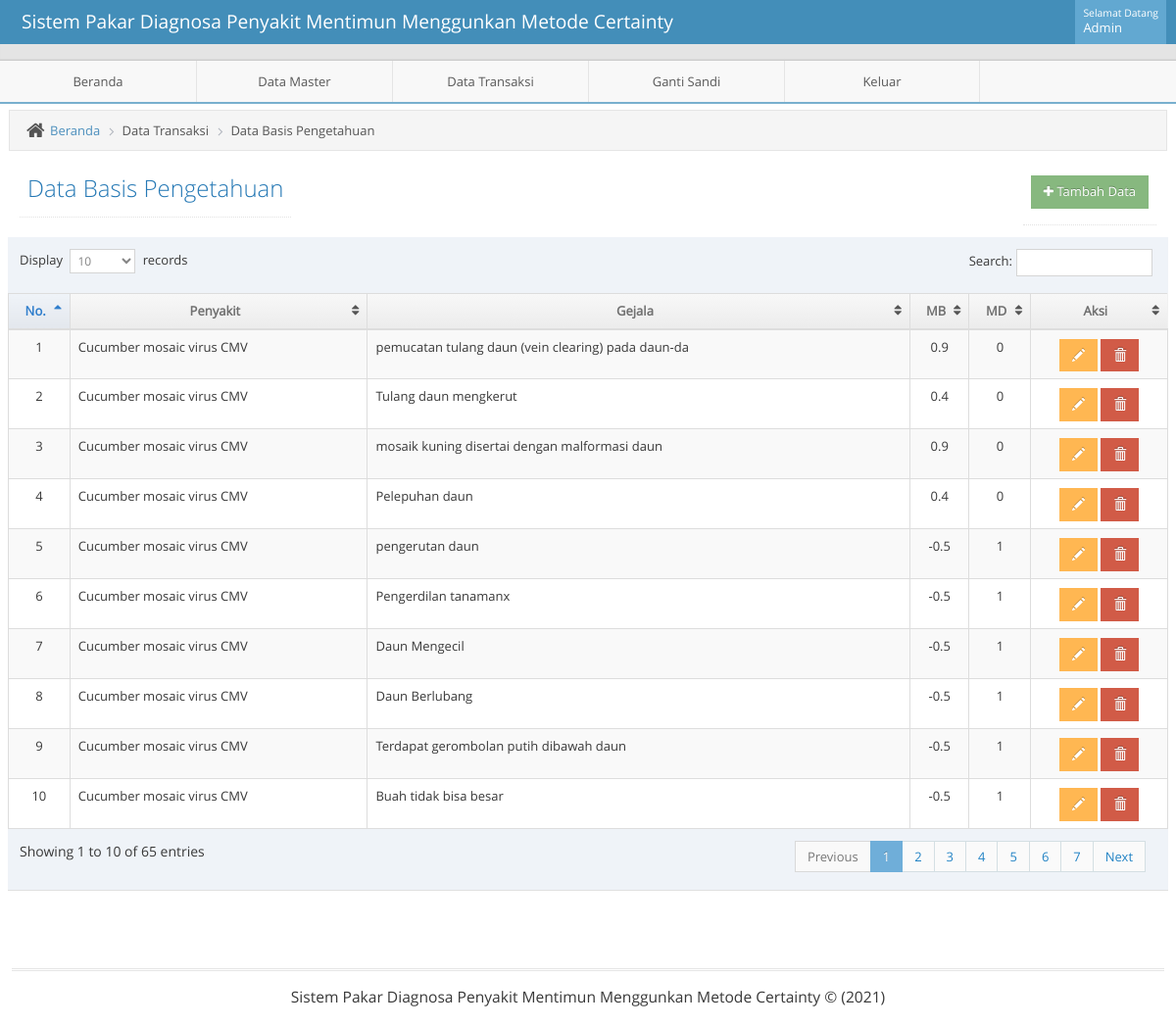
The page /admin/adminmainapp.php?unit=dbp_unit&act=datagrid (signed in) on the database its author committed.
### tables this page shows
CREATE TABLE `t_diagnosa` (
  `kd_diagnosa` int(11) NOT NULL,
  `mb` float NOT NULL,
  `md` float NOT NULL,
  `kode_penyakit` int(11) NOT NULL,
  `kode_gejala` int(11) NOT NULL
);

CREATE TABLE `t_penyakit` (
  `kode_penyakit` int(11) NOT NULL,
  `nm_penyakit` varchar(50) NOT NULL,
  `penanganan` text NOT NULL,
  `kd_penyakit` varchar(11) NOT NULL
);

CREATE TABLE `t_gejala` (
  `kode_gejala` int(11) NOT NULL,
  `nm_gejala` varchar(50) NOT NULL,
  `kd_gejala` varchar(11) NOT NULL
);

### admin/unit/dbp_unit.php (the view, shortened to what this page needs)
<?php
$act = $_GET['act'];
switch($act){
    case "datagrid":
        ?>
<?php
include("../admin/leftbar.php");
?>
			<div class="main-content">
				<div class="main-content-inner">
					<div class="breadcrumbs ace-save-state" id="breadcrumbs">
						<ul class="breadcrumb">
							<li>
								<i class="ace-icon fa fa-home home-icon"></i>
								<a href="adminmainapp.php?unit=dashboard">Beranda</a>
							</li>
              <li>Data Transaksi</li>
							<li>Data Basis Pengetahuan</li>
						</ul>
					</div>
					<div class="page-content">
						<div class="page-header pull-left">
							<h1>Data Basis Pengetahuan</h1>
						</div>
						<div class="page-header pull-right">
							<h1>
								<a href="?unit=dbp_unit&act=input">
              		<button class="btn btn-sm btn-success"><i class="fa fa-plus"></i> Tambah Data</button>
            		</a>
							</h1>
						</div>
						<div class="row">
							<div class="col-xs-12">
								<div class="row">
                  <div class="box box-primary">
                    <div class="box-body table-responsive padding">
                      <table id="datatable" class="table table-striped table-bordered table-hover">
                        <thead>
                          <tr>
                            <th style="text-align: center">No.</th>
                            <th style="text-align: center">Penyakit</th>
                            <th style="text-align: center">Gejala</th>
                            <th style="text-align: center">MB</th>
                            <th style="text-align: center">MD</th>
                            <th style="text-align: center">Aksi</th>
                          </tr>
                        </thead>
                        <tbody>
                         <?php $no=1;
                          $qdatagrid ="  SELECT
                           t_diagnosa.kd_diagnosa, t_diagnosa.mb, t_diagnosa.md,
						   t_penyakit.kode_penyakit, t_penyakit.nm_penyakit,
						   t_gejala.kode_gejala, t_gejala.nm_gejala
                            FROM
                                t_diagnosa
                                    JOIN t_penyakit ON t_diagnosa.kode_penyakit = t_penyakit.kode_penyakit
									JOIN t_gejala ON t_diagnosa.kode_gejala = t_gejala.kode_gejala";
                            $rdatagrid = mysqli_query($mysqli, $qdatagrid);
                            while($ddatagrid=mysqli_fetch_assoc($rdatagrid)) {
                                echo "
                                <tr>
                                     <td style= text-align:center>$no</td>
                                     <td style= text-align:left>$ddatagrid[nm_penyakit]</td>
                                     <td style= text-align:left>$ddatagrid[nm_gejala]</td>
                                     <td style= text-align:center>$ddatagrid[mb]</td>
                                     <td style= text-align:center>$ddatagrid[md]</td>
                                     <td style=text-align:center>
                                         <a href=?unit=dbp_unit&act=update&kd_diagnosa=$ddatagrid[kd_diagnosa] class='btn btn-sm btn-warning glyphicon glyphicon-pencil' ></a>
                                         <a href=?unit=dbp_unit&act=delete&kd_diagnosa=$ddatagrid[kd_diagnosa] class='btn btn-sm btn-danger glyphicon glyphicon-trash' onclick='return confirm(\"Yakin Akan Menghapus Data?\")'></a>
                                     </td>
                                </tr>
                                ";
                                $no++;
                             }
                             ?>
                        </tbody>
                      </table>
                    </div>
                  </div>
								</div>
							</div>
						</div>
					</div>
				</div>
			</div>
		<?php
            include("../admin/footer.php");
            ?>
	</body>
</html>
 <?php
        break;
            ?>
  <?php
}

### admin/head.php (shortened to what this page needs)
<?php error_reporting(0);
$page=$_REQUEST['unit'];
$open='class="active open"';
?>
<!DOCTYPE html>
<html lang="en">
    <head>
        <link rel="stylesheet" href="../css/backend/css/bootstrap.min.css" />
        <link rel="stylesheet" href="../css/backend/font-awesome/4.5.0/css/font-awesome.min.css" />
		<link rel="stylesheet" href="../css/backend/css/font-awesome.min.css" />
        <link rel="stylesheet" href="../css/backend/css/ace.min.css" class="ace-main-stylesheet" id="main-ace-style" />
        <link rel="stylesheet" href="../css/backend/css/ace-skins.min.css" />
        <link rel="stylesheet" href="../css/backend/css/ace-rtl.min.css" />
		<link rel='stylesheet prefetch' href='../css/tentang/style.css'>
    </head>

### admin/navbar.php (shortened to what this page needs)
<body class="no-skin">
        <div id="navbar" class="navbar navbar-default ace-save-state">
            <div class="navbar-container ace-save-state" id="navbar-container">
            <div class="navbar-header pull-left">
                <a href="adminmainapp.php?unit=dashboard" class="navbar-brand"><small>Sistem Pakar Diagnosa Penyakit Mentimun Menggunkan Metode Certainty </small></a>
            </div>
            <div class="navbar-buttons navbar-header pull-right" role="navigation">
              <ul class="nav ace-nav">
                <li class="light-blue dropdown-modal">
                  <a data-toggle="dropdown" href="#" class="dropdown-toggle">
                    <span class="user-info"><small>Selamat Datang</small>Admin</span>
                  </a>
                </li>
              </ul>
            </div>
        </div>
    </div>

### admin/adminmainapp.php
<?php
   include("../admin/head.php");
?>
<?php
   include("../admin/navbar.php");
?>
<div class="main-container ace-save-state" id="main-container">
<?php
    require_once('content.php');
?>

### admin/content.php (shortened to what this page needs)
<?php
$unit = $_GET['unit'];
if($unit == "produk_unit") {
    require_once 'unit/produk_unit.php';
}
else if($unit == "dashboard") {
    require_once 'unit/dashboard.php';
}
else if($unit == "tentangpenyakit_unit") {
    require_once 'unit/tentangpenyakit_unit.php';
}
else if($unit == "p_dashboard") {
    require_once 'unit/p_dashboard.php';
}
else if($unit == "p_penyakit_unit") {
    require_once 'unit/p_penyakit_unit.php';
}
else if($unit == "p_cf_unit") {
    require_once 'unit/p_cf_unit.php';
}
else if($unit == "l_penyakit") {
    require_once 'unit/l_penyakit.php';
}
else if($unit == "penyakit_unit") {
    require_once 'unit/penyakit_unit.php';
}
else if($unit == "gejala_unit") {
    require_once 'unit/gejala_unit.php';
}
else if($unit == "dbp_unit") {
    require_once 'unit/dbp_unit.php';
}

### admin/leftbar.php (shortened to what this page needs)
<div id="sidebar" class="sidebar      h-sidebar                navbar-collapse collapse          ace-save-state">
  <ul class="nav nav-list">
    <li class="hover col-sm-2 center" <?php if ($page=='dashboard') {echo $active;}?>>
        <a href="adminmainapp.php?unit=dashboard">
        <span class="menu-text"> Beranda </span>
      </a>
    </li>
    <li class="hover col-sm-2 "  <?php if ($page=='penyakit_unit' or $page=='gejala_unit' or $page=='tentangpenyakit_unit') {echo $open;}?>>
      <a href="#" class="dropdown-toggle center">
        <span class="menu-text"> Data Master </span>
      </a>
    </li>
    <li class="hover col-sm-2 " <?php if ($page=='dbp_unit' or $page=='p_gejala_unit') {echo $open;}?>>
      <a href="#" class="dropdown-toggle center">
        <span class="menu-text"> Data Transaksi </span>
      </a>
    </li>
	<li class="hover col-sm-2 center" <?php if ($page=='dashboard') {echo $active;}?>>
        <a href="adminmainapp.php?unit=gantisandi&act=datagrid&act=update&userid=1">
        <span class="menu-text"> Ganti Sandi </span>
      </a>
    </li>
    <li class="hover col-sm-2 center ">
        <a href="logout.php">
        <span class="menu-text"> Keluar </span>
      </a>
    </li>
  </ul>
</div>

### admin/footer.php (shortened to what this page needs)
  <div class="space-20"></div>
  <div class="footer">
    <div class="footer-inner">
      <div class="footer-content">
        <span class="bigger-120">
          Sistem Pakar Diagnosa Penyakit Mentimun Menggunkan Metode Certainty
		  &copy; <span class="blue bolder"></span> (2021)
        </span>
      </div>
    </div>
  </div>
</div>

### css/tentang/style.css (style rules this page uses)
html { font-family:sans-serif; -ms-text-size-adjust:100%; -webkit-text-size-adjust:100% }
body { margin:0 }
a { background-color:transparent }
h1 { font-size:2em; margin:.67em 0 }
small { font-size:80% }
button,input,optgroup,select,textarea { color:inherit; font:inherit; margin:0 }
button { overflow:visible }
button,select { text-transform:none }
button,html input[type=button],input[type=reset],input[type=submit] { -webkit-appearance:button; cursor:pointer }
table { border-collapse:collapse; border-spacing:0 }
td,th { padding:0 }
.border-box,article,body,code,dd,div,dl,dt,fieldset,footer,form,header,html,input[type=email],input[type=password],input[type=tel],input[type=text],input[type=url],li,main,ol,p,pre,section,textarea,ul { box-sizing:border-box }
.center { margin-right:auto; margin-left:auto }

### rows shown on the page
t_diagnosa: kode_penyakit.nm_penyakit "Cucumber mosaic virus CMV", kode_gejala.nm_gejala "pemucatan tulang daun (vein clearing) pada daun-da", mb "0.9", md "0"
t_diagnosa: kode_penyakit.nm_penyakit "Cucumber mosaic virus CMV", kode_gejala.nm_gejala "Tulang daun mengkerut", mb "0.4", md "0"
t_diagnosa: kode_penyakit.nm_penyakit "Cucumber mosaic virus CMV", kode_gejala.nm_gejala "mosaik kuning disertai dengan malformasi daun", mb "0.9", md "0"
t_diagnosa: kode_penyakit.nm_penyakit "Cucumber mosaic virus CMV", kode_gejala.nm_gejala "Pelepuhan daun", mb "0.4", md "0"
t_diagnosa: kode_penyakit.nm_penyakit "Cucumber mosaic virus CMV", kode_gejala.nm_gejala "pengerutan daun", mb "-0.5", md "1"
t_diagnosa: kode_penyakit.nm_penyakit "Cucumber mosaic virus CMV", kode_gejala.nm_gejala "Pengerdilan tanamanx", mb "-0.5", md "1"
t_diagnosa: kode_penyakit.nm_penyakit "Cucumber mosaic virus CMV", kode_gejala.nm_gejala "Daun Mengecil", mb "-0.5", md "1"
t_diagnosa: kode_penyakit.nm_penyakit "Cucumber mosaic virus CMV", kode_gejala.nm_gejala "Daun Berlubang", mb "-0.5", md "1"
t_diagnosa: kode_penyakit.nm_penyakit "Cucumber mosaic virus CMV", kode_gejala.nm_gejala "Terdapat gerombolan putih dibawah daun", mb "-0.5", md "1"
t_diagnosa: kode_penyakit.nm_penyakit "Cucumber mosaic virus CMV", kode_gejala.nm_gejala "Buah tidak bisa besar", mb "-0.5", md "1"
